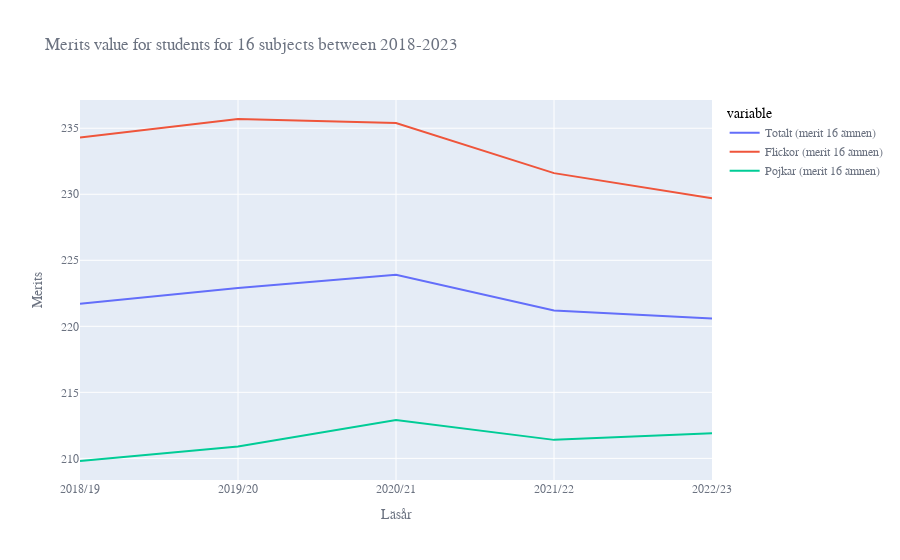

Notebook code cell kept with this figure:
### Markdown cell above
#### b) Linechart for merits value for 16 subjects (total, girls, boys) 2018-2023

### Code cell
df_data2=pd.DataFrame()
df_data2 = df_tabell1B[df_tabell1B['Läsår\nHuvudman\nBakgrund'].isin(['2018/19', '2019/20', '2020/21', '2021/22', '2022/23'])].copy()
df_data2.rename(columns={'Läsår\nHuvudman\nBakgrund':'Årtal'}, inplace = True)

fig = px.line(df_data2, x='Årtal', y=['Totalt (merit 16 ämnen)', 'Flickor (merit 16 ämnen)', 'Pojkar (merit 16 ämnen)' ], 
               title="Merits value for students for 16 subjects between 2018-2023", 
              labels={'Årtal': 'Läsår', 'value':'Merits'},
              hover_data={'Årtal': True, 'value': ':.2f'})
            

fig.update_layout(hovermode="x")
fig.update_xaxes(
    showspikes=True,
    spikedash="solid",
    spikecolor="green",
    spikemode="across",
    spikesnap="cursor"
)

fig.update_layout(
    font_family="Courier New",
    font_color=GRAY1,
    title_font_family="Times New Roman",
    title_font_color=GRAY1,
    legend_title_font_color="black"
)
fig.update_xaxes(title_font_family="Arial")


fig.show()

### Figure 1 — Plotly figure (JSON) as saved in the notebook; plotly's stock layout.template omitted (floating-point values rounded to 4 significant figures)
{"data": [{"hovertemplate": "variable=Totalt (merit 16 ämnen)<br>Läsår=%{x}<br>Merits=%{y:.2f}<extra></extra>", "legendgroup": "Totalt (merit 16 ämnen)", "line": {"color": "#636efa", "dash": "solid"}, "marker": {"symbol": "circle"}, "mode": "lines", "name": "Totalt (merit 16 ämnen)", "orientation": "v", "showlegend": true, "type": "scatter", "x": ["2018/19", "2019/20", "2020/21", "2021/22", "2022/23"], "xaxis": "x", "y": [221.7, 222.9, 223.9, 221.2, 220.6], "yaxis": "y"}, {"hovertemplate": "variable=Flickor (merit 16 ämnen)<br>Läsår=%{x}<br>Merits=%{y:.2f}<extra></extra>", "legendgroup": "Flickor (merit 16 ämnen)", "line": {"color": "#EF553B", "dash": "solid"}, "marker": {"symbol": "circle"}, "mode": "lines", "name": "Flickor (merit 16 ämnen)", "orientation": "v", "showlegend": true, "type": "scatter", "x": ["2018/19", "2019/20", "2020/21", "2021/22", "2022/23"], "xaxis": "x", "y": [234.3, 235.7, 235.4, 231.6, 229.7], "yaxis": "y"}, {"hovertemplate": "variable=Pojkar (merit 16 ämnen)<br>Läsår=%{x}<br>Merits=%{y:.2f}<extra></extra>", "legendgroup": "Pojkar (merit 16 ämnen)", "line": {"color": "#00cc96", "dash": "solid"}, "marker": {"symbol": "circle"}, "mode": "lines", "name": "Pojkar (merit 16 ämnen)", "orientation": "v", "showlegend": true, "type": "scatter", "x": ["2018/19", "2019/20", "2020/21", "2021/22", "2022/23"], "xaxis": "x", "y": [209.8, 210.9, 212.9, 211.4, 211.9], "yaxis": "y"}], "layout": {"font": {"color": "#6b7280", "family": "Courier New"}, "hovermode": "x", "legend": {"title": {"font": {"color": "black"}, "text": "variable"}, "tracegroupgap": 0}, "title": {"font": {"color": "#6b7280", "family": "Times New Roman"}, "text": "Merits value for students for 16 subjects between 2018-2023"}, "xaxis": {"anchor": "y", "domain": [0, 1], "showspikes": true, "spikecolor": "green", "spikedash": "solid", "spikemode": "across", "spikesnap": "cursor", "title": {"font": {"family": "Arial"}, "text": "Läsår"}}, "yaxis": {"anchor": "x", "domain": [0, 1], "title": {"text": "Merits"}}}}
